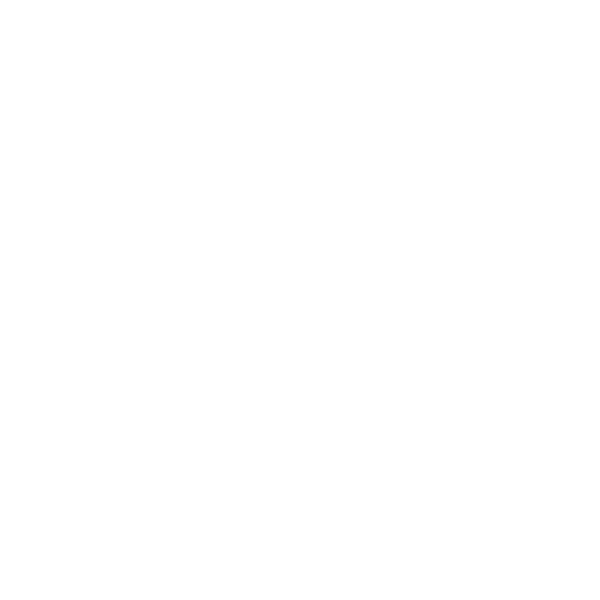
Frame 1 (no input)
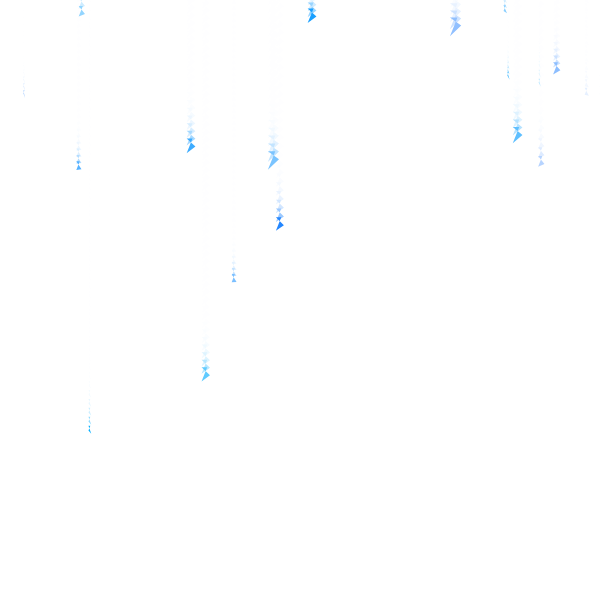
Frame 60 (no input)
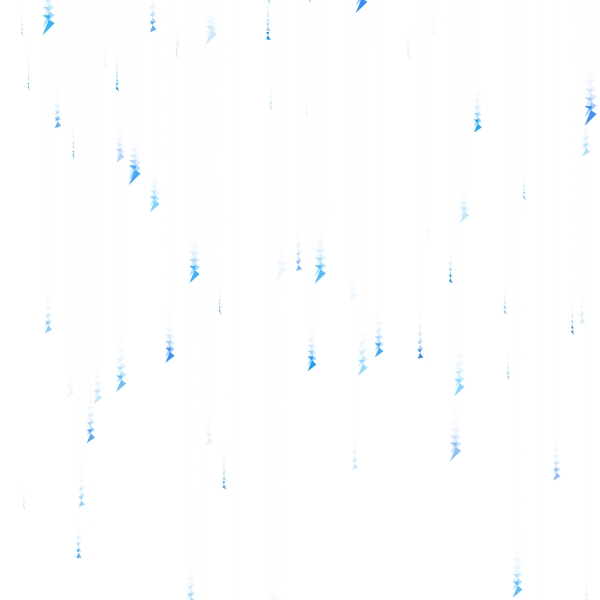
Frame 120 (the mouse pressed at the canvas centre since frame 60)

The p5.js sketch that drew these frames (run headless with seeded random() and noise() and a simulated clock; from frame 60 on, the mouse is pressed at the canvas centre):

// p5.js sketch
// ── sketch.js
// CCLab Mini Project - 7.R Particles Template

 // Decide the initial number of particles.

let particles = [];
let isMoving = true;


function setup() {
  colorMode(HSB, 100);
  createCanvas(600, 600);
  
 

  // generate particles
  
}

function draw() {
  background(255, 55);
  
  
  //rain
  if (particles.length < 500 && isMoving == true) {
    particles.push(
      new Particle(random(width), random(-height, 0), random(5, 40))
    );
  }
  
  for (let i = 0; i < 1; i++) {//splice
    if (particles[i].y > height) {
      particles.splice(i, 1);
    }
  }

  // update and display
  for (let i = 0; i < particles.length; i++) {
    let p = particles[i];
    p.verticalmove();
    //p.reappear();
    p.display();
  }
  
  

  

  
  
}

// (optional) Design interaction by using Mouse or Keyboard;
// For example:
// function mousePressed() {
//   // generate an object when mousePressed at the mouse position;
//   // and push it to the end of the array "particles"
//   // particles.push(new Particle(mouseX, mouseY));

//   for (let i = 0; i < particles.length; i++) {
//     particles[i].verticalstop();
//   }
//   isMoving = false;
//   console.log(particles.length);
  
// }

//

class Particle {
  // constructor function
  constructor(x, y, s) {
    // properties
    this.x = x;
    this.y = y;
    this.s = s;
    this.size = random(5, 8);
    this.circlepo = random(-10, 10);
    this.color = random(55, 60);
    this.colorsaturation = random(0, 100);
    this.xSpd = 0;
    this.ySpd = random(5, 9);
  }

  // methods (functions)
  display() {
    // particle's appearance
    push();
    translate(this.x, this.y);
    fill(this.color, this.colorsaturation, 100);
    noStroke();
    //circle(this.circlepo,this.circlepo, this.size);
    beginShape();
    vertex(this.s * 0.5, 0);
    vertex(this.s * 1, 0);
    vertex(this.s * 1.3, 8);
    vertex(this.s * 1, this.s * 0.5);
    vertex(this.s * 1.2, 0);
    endShape();

    pop();
  }
  // Implement (at least three) more methods(functions) for the particle's behaviors, for example:
  verticalmove() {
    this.x += this.xSpd;
    this.y += this.ySpd;
  }
  verticalstop() {
    this.ySpd = 0;
  }

  checkClick() {}
  reappear() {
    if (this.x < 0) {
      this.x = width;
    } else if (this.x > width) {
      this.x = 0;
    }
    if (this.y < 0) {
      this.y = height;
    } else if (this.y > height) {
      this.y = 0;
    }
  }
}
